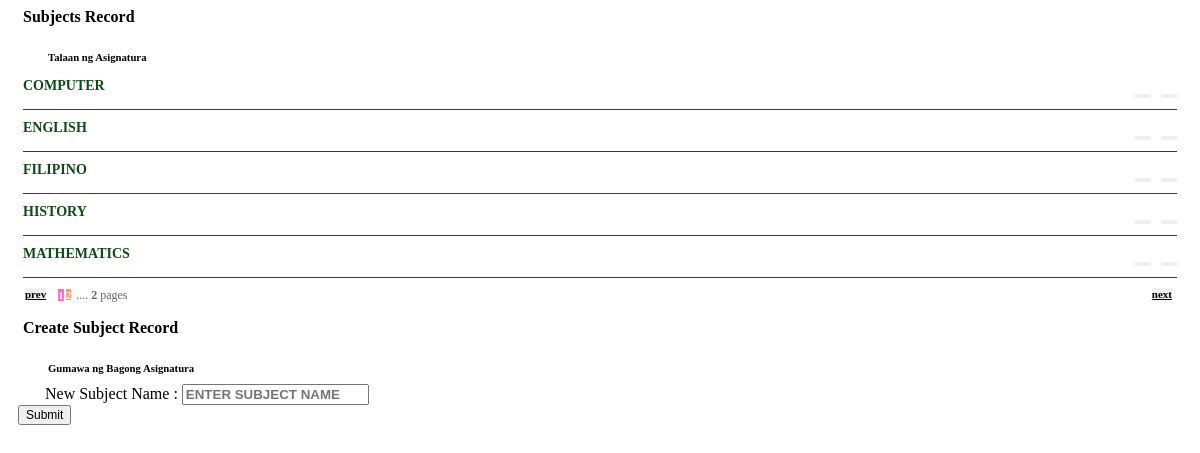
The page /pub/subject_recordsx.php on the database as committed earlier.
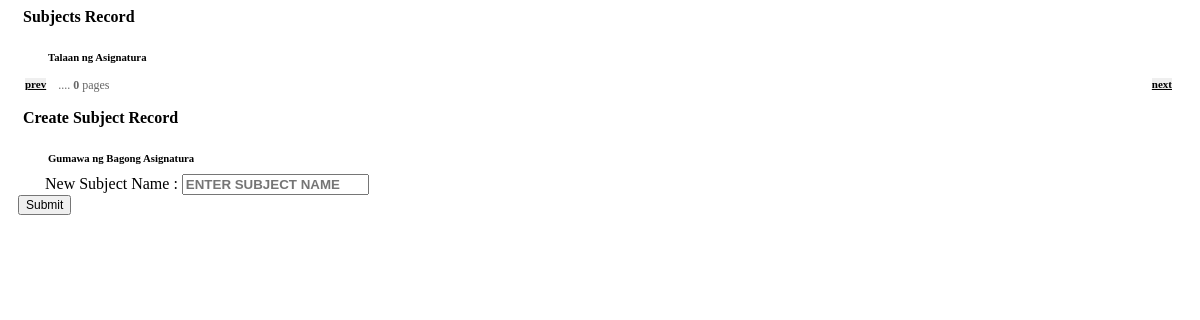
The same page on the database as committed later.
### tables this page shows
CREATE TABLE `ft2_module_subjects` (
  `id` int(10) NOT NULL,
  `subj` varchar(100) DEFAULT NULL
);

### pub/subject_recordsx.php (the view, shortened to what this page needs)
<?php
include ('connection.php');
 $mde = $_REQUEST['mde'];
 if($mde=='') {  $mde='C'; }
?>
<div class="content-inner-all">
    <div class="income-order-visit-user-area m-bottom ">
        <div class="container-fluid">
            <div class="row rowflx" style="margin-bottom: 50px;">
<div class="col-lg-6 col-xs-12 my-acct-box mg-tb-31">
	<div class="card">
		  <div class="card-block card-top login-fm my-acct-title">
			 <h4 class="text-white card-title" style="margin-bottom: 0px;">
			 <span class="fa fa-calendar" style="margin-right: 15px; font-size: 2em;"></span>Subjects Record</h4>
			 <h6 class="card-subtitle text-white m-b-0 op-5" style="padding-left: 40px; margin-bottom: 0px;">Talaan ng Asignatura</h6>
		  </div>
		<div class="card-block box" style="padding: 10px 15px;">
	<div style="background: #FFF;">
<div class="list-group" style="margin-bottom: 5px;">
<?php
$rowsPerPageRV = 5;
$currentPageRV = ((isset($_GET['ppageRV']) && $_GET['ppageRV'] > 0) ? (int)$_GET['ppageRV'] : 1);
$offsetRV = ($currentPageRV-1)*$rowsPerPageRV;
$cp=$currentPageRV;
$dsql = mysqli_query($con,"SELECT * from ft2_module_subjects ORDER BY subj ASC LIMIT $offsetRV, $rowsPerPageRV");
  while($r = mysqli_fetch_assoc($dsql))
   {
    ?>
<div class="dvhvr" style="padding: 5px 0px; margin: 0px;">
<div class="col-xs-12 col-md-7" style="padding-bottom: 0px;">
 <span style="color: #0E4A17; padding: 4px 10px 4px 0px; font-size: 14px; font-weight: 700;"><?=$r['subj'];?></span>
 </div>
<div class="col-xs-12 col-md-5 user-img" style="font-size: 11px; color: #042601; float: right; margin-bottom:10px;">
<a href="subjectcontroller?prc=D&id=<?=$r['id'];?>" onclick="return confirm('Delete this Record?')">
<button class="btn btn-danger btn-sm glyphicon glyphicon-trash" title="Delete Forum Record" style="float: right;font-size: 18px; padding: 0px 6px;"></button></a>
<a href="?page=subject_records&mde=A&id=<?=$r['id'];?>" onclick="return confirm('Assign this Subject')">
<button class="btn btn-success btn-sm glyphicon glyphicon glyphicon-list-alt" title="Assign this Subject" style="float: right;font-size: 18px; padding: 0px 6px; margin-right: 10px; "></button></a>
</div>
 <div class="clearfix" style="border-bottom:1px #3E3A3A solid; margin-top: 15px;"></div>
</div>
 <?php } ?></div>
<div style="float: left; width: 100%; margin-bottom: 10px;">
	        <div style="float: left; margin-right: 10px;"><a class="btn btn-default btn-sm" style="margin-left:2px; font-weight:bold; color:#000; font-size:11px; background:#EFEFEF;" href="?page=subject_records&ppageRV=<?=($currentPageRV-1)?>"> prev </a></div>
	        <div style="width:60%; float:left; font-size:11px;">
	          <?php
$sql = mysqli_query($con,"SELECT COUNT(*) AS crt FROM ft2_module_subjects ORDER BY subj DESC LIMIT $rowsPerPageRV");
$row = mysqli_fetch_assoc($sql);
$totalPagesRV = ceil($row['crt'] / $rowsPerPageRV);
if($totalPagesRV < $rowsPerPageRV) { $d=$totalPagesRV; }
else { $d=$currentPageRV + $rowsPerPageRV; }
if($d > $totalPagesRV) { $d=$totalPagesRV; }
else { $d=$totalPagesRV; }
for ($x=1;$x<=$d;$x++)
{  if ($cp==$x)
   {
     echo '<a class="btn btn-default btn-sm" style="background:#FF6AC4; margin-left:2px; font-size:11px; color:#FFF;"><strong>'.$x.'</strong></a>';
   }
  else
   {
     echo '<a class="btn btn-default btn-sm" style="background:#FF976A; margin-left:2px; color:#fff; font-size:11px;" href="?page=subject_records&ppageRV='.$x.'"><strong>'.$x.'</strong></a>';    }
}
 echo '<span style="margin-left:2px; color:#666; font-size:12px;"> .... <strong>'. $totalPagesRV .'</strong> pages</span>';
?>
            </div>
	        <div style="float: right; margin-right: 5px;"><a class="btn btn-default btn-sm" style="font-size:11px; margin-left:2px; font-weight:bold; color:#000; background:#EFEFEF;" href="?page=subject_records&ppageRV=<?=($currentPageRV+1);?>"> next </a></div>
          </div>
                            </div>
</div>
	</div>
</div>
<?php  if($mde=='C') {	?>
<div class="col-lg-6 col-xs-12 my-acct-box mg-tb-31" style="padding-bottom: 15px;">
	<div class="card">
		  <div class="card-block card-top login-fm my-acct-title">
			 <h4 class="text-white card-title" style="margin-bottom: 0px;">
			 <span class="fa fa-save" style="margin-right: 15px; font-size: 2em;"></span>Create Subject Record</h4>
			 <h6 class="card-subtitle text-white m-b-0 op-5" style="padding-left: 40px; margin-bottom: 0px;">Gumawa ng Bagong Asignatura</h6>
		  </div>
		<div class="card-block box" style="padding: 10px;">
	<div style="background: #FFF;">
<form action="subjectcontroller?prc=S" method="post" class="form-horizontal" id="frmcsubj" name="frmcsubj" style="margin:0px; padding:0px 12px;" role="form">
                      <div class="form-group" style="padding: 0px 15px;">
                        <label for="username">New Subject Name :</label>
                        <input name="nsubj" type="text" class="form-control" id="nsubj" maxlength="11" placeholder="Enter Subject Name"  required>
                      </div>
</form>
<div class="modal-footer" >
<button type="submit" class="btn btn-success" id="submit" name="submit" style="font-size: 12px;" form="frmcsubj"/>Submit</button>
</div>
</div>
</div>
	</div>
</div>
<?php } else if($mde=='A') {	?>
<div class="col-lg-6 col-xs-12 my-acct-box mg-tb-31" style="padding-bottom: 15px;">
	<div class="card">
		  <div class="card-block card-top login-fm my-acct-title">
			 <h4 class="text-white card-title" style="margin-bottom: 0px;">
			 <span class="fa fa-share-square-o" style="margin-right: 15px; font-size: 2em;"></span>Subject Assignment Record
			 <a href="?page=subject_records&mde=" onclick="return confirm('Close Subject Assignment')">
<button class="btn btn-danger btn-sm glyphicon glyphicon glyphicon-glyphicon glyphicon-remove" title="Close Subject Assignment" style="float: right;font-size: 18px; padding: 0px 6px; margin-right: 10px; "></button></a>
			 </h4>
			 <h6 class="card-subtitle text-white m-b-0 op-5" style="padding-left: 40px; margin-bottom: 0px;">Itakda ang Asignatura </h6>
		  </div>
		<div class="card-block box" style="padding: 10px;">
	<div style="background: #FFF;">
<form action="subjectcontroller?prc=S" method="post" class="form-horizontal" id="frmcsubj" name="frmcsubj" style="margin:0px; padding:0px 12px;" role="form">
                      <div class="form-group" style="padding: 0px 15px;">
                        <label for="username">New Subject Name :</label>
                        <input name="nsubj" type="text" class="form-control" id="nsubj" maxlength="11" placeholder="Enter Subject Name"  required>
                      </div>
</form>
<div class="modal-footer" >
<button type="submit" class="btn btn-success" id="submit" name="submit" style="font-size: 12px;" form="frmcsubj"/>Submit</button>
</div>
</div>
	<div class="clearfix">  </div>
</div>
	</div>
</div>
<?php } ?>
            </div>
        </div>
    </div>
</div>

### pub/subject_recordsx.php (style rules this page uses)
.form-control { color: #0B0237; font-weight: 600; text-transform: uppercase; }

Rows that differ between the two databases and show on the page:
removed ft2_module_subjects: subj "COMPUTER"
removed ft2_module_subjects: subj "ENGLISH"
removed ft2_module_subjects: subj "FILIPINO"
removed ft2_module_subjects: subj "HISTORY"
removed ft2_module_subjects: subj "MATHEMATICS"
Other text that changed with them:
$totalPagesRV: "2" → "0"
list line gone: "1"
list line gone: "2"
